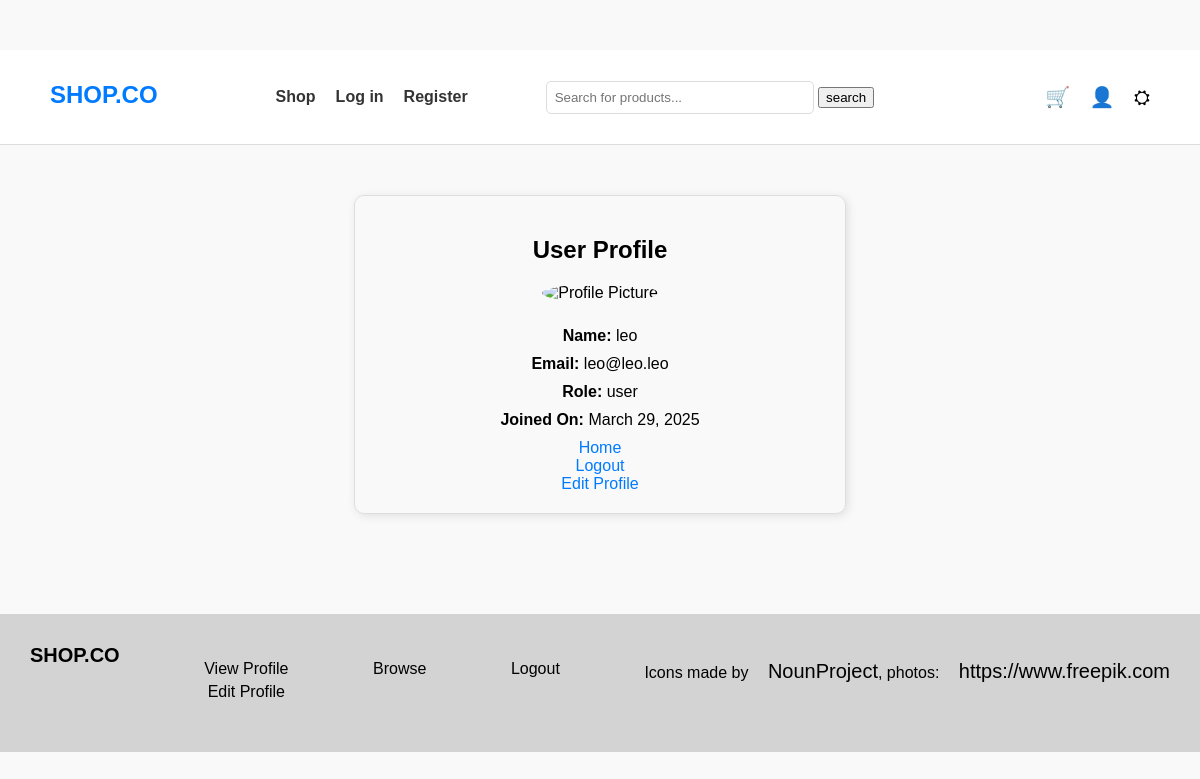
The page /profile_info.php (signed in) on the database its author committed.
### tables this page shows
CREATE TABLE IF NOT EXISTS Users (
    user_id INT AUTO_INCREMENT PRIMARY KEY,
    first_name VARCHAR(50),
    last_name VARCHAR(50),
    email VARCHAR(100) UNIQUE,
    password VARCHAR(255),
    phone VARCHAR(15),
    address TEXT,
    profile_picture VARCHAR(255),
    role ENUM('user', 'admin') DEFAULT 'user',
    created_at TIMESTAMP DEFAULT CURRENT_TIMESTAMP
);

### src/profile_info.php (the view, shortened to what this page needs)
<?php
require_once 'config.php';
$user_id = $_SESSION['user_id'];
try {
    $stmt = $pdo->prepare("SELECT profile_picture, email, first_name, role, created_at FROM Users WHERE user_id = :user_id");
    $stmt->bindParam(':user_id', $user_id);
    $stmt->execute();
    $user = $stmt->fetch(PDO::FETCH_ASSOC);
} catch (PDOException $e) {
    die("Database error: " . $e->getMessage());
}
?>
<!DOCTYPE html>
<html lang="en">
<head>
    <link rel="stylesheet" href="../assets/css/styles.css">
    <link rel="stylesheet" href="../assets/css/profile_info.css">
</head>
<body>
<?php include 'header.php'; ?>
<main>
<div class="profile-container">
    <h2>User Profile</h2>
    <img src="<?php echo htmlspecialchars($user['profile_picture']); ?>" alt="Profile Picture">
    <p class="info"><strong>Name:</strong> <?php echo htmlspecialchars($user['first_name']); ?></p>
    <p class="info"><strong>Email:</strong> <?php echo htmlspecialchars($user['email']); ?></p>
    <p class="info"><strong>Role:</strong> <?php echo htmlspecialchars($user['role']); ?></p>
    <p class="info"><strong>Joined On:</strong> <?php echo date("F j, Y", strtotime($user['created_at'])); ?></p>
    <a href="index.php">Home</a> <br>
    <a href="logout.php">Logout</a> <br>
    <a href="profile.php">Edit Profile</a> <br>
</div>
</main>
<?php include 'footer.php'; ?>
</body>
</html>

### assets/css/styles.css (style rules this page uses)
body { font-family: Arial, sans-serif; margin: 0; padding: 0; background-color: #f9f9f9; color: #000; }
main { padding: 50px; max-width: 900px; margin: auto; }

### assets/css/profile_info.css (style rules this page uses)
body { font-family: Arial, sans-serif; text-align: center; margin-top: 50px; }
.profile-container { width: 50%; margin: auto; padding: 20px; border: 1px solid #ddd; border-radius: 10px; box-shadow: 2px 2px 10px rgba(0, 0, 0, 0.1); }
img { width: 150px; height: 150px; border-radius: 50%; object-fit: cover; margin-bottom: 15px; }
.info { margin: 10px 0; }
a { text-decoration: none; color: #007bff; }

### rows shown on the page
users: first_name "leo", email "leo@leo.leo", role "user", created_at "March 29, 2025"
